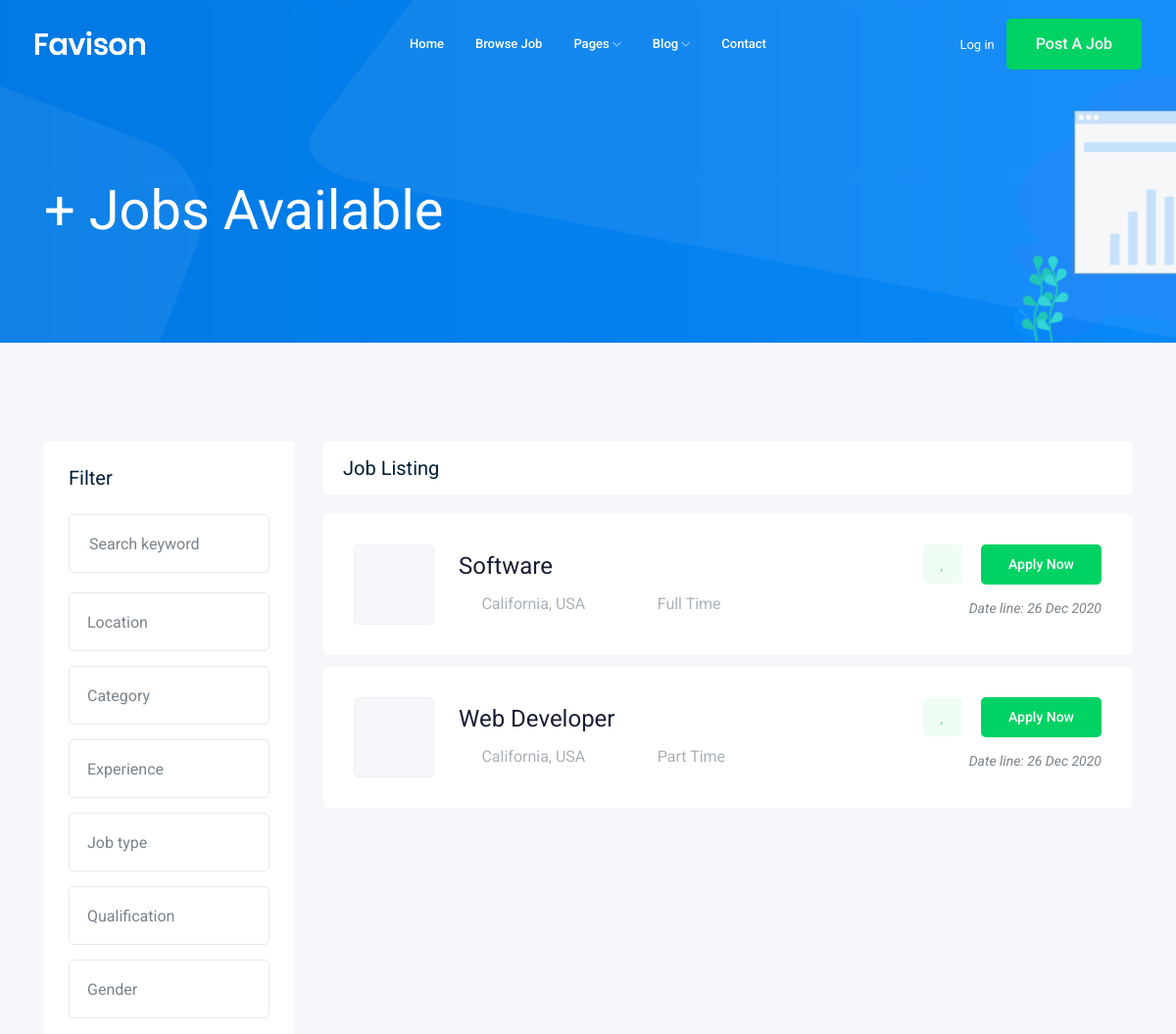
The page /Job/ (upper part) on the database as committed earlier.
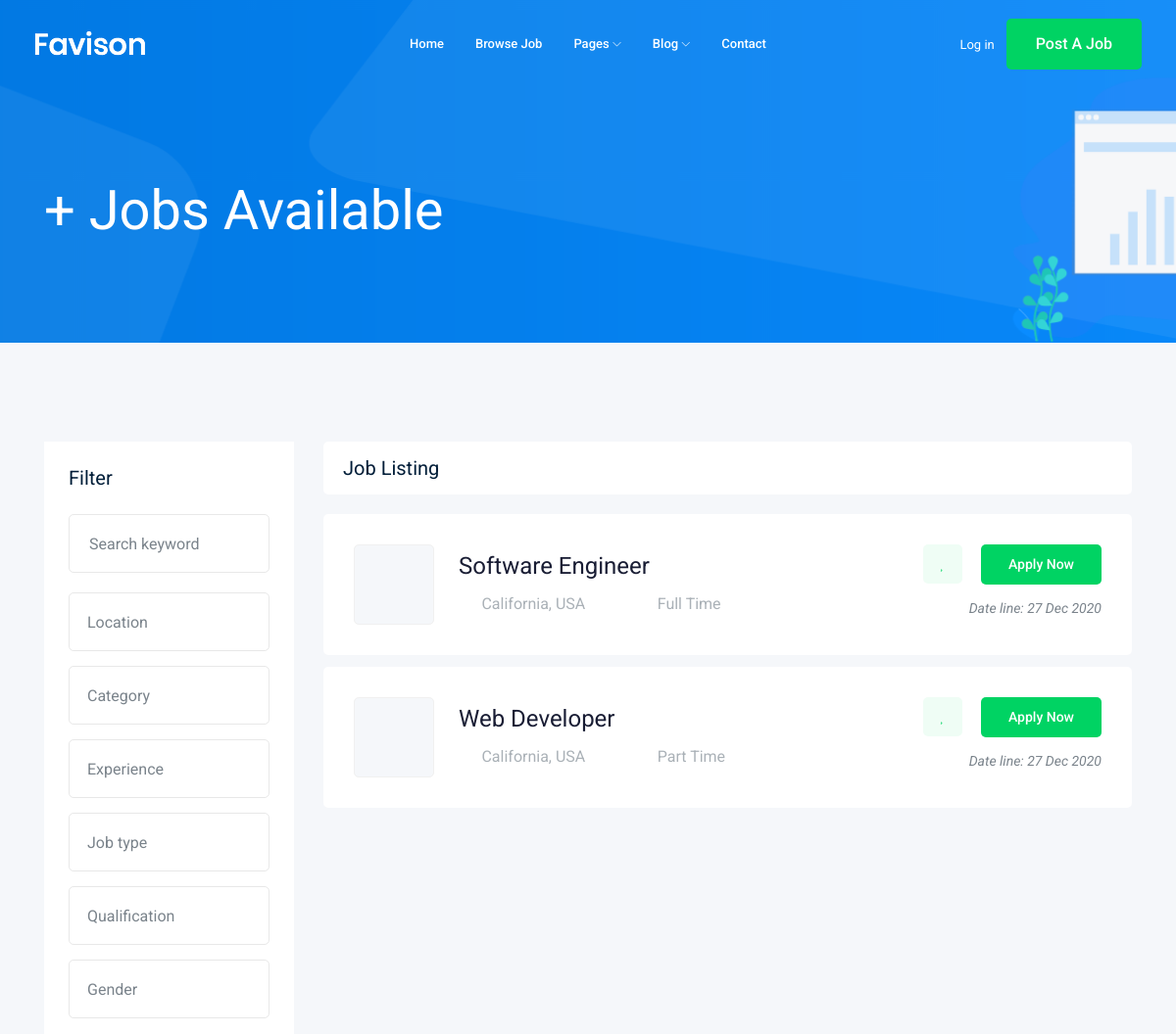
The same page on the database as committed later.
### Job/models.py (models this page shows, shortened)
class Job(models.Model): #table
    owner=models.ForeignKey(User,on_delete=models.CASCADE,related_name='job_owner')
    title= models.CharField(max_length=100)  #column
    job_type=models.CharField(max_length=15,choices=JOB_TYPE)
    description=models.TextField(max_length=1000)
    published_at=models.DateTimeField(auto_now=True)
    Vacancy=models.IntegerField(default=1)
    Salary=models.IntegerField(default=0)
    experience=models.IntegerField(default=1)
    category=models.ForeignKey('Category',on_delete=models.CASCADE)
    image=models.ImageField(upload_to=image_upload)
    slug=models.SlugField(null=True,blank=True)
    def __str__(self):
        return self.title

### Job/views.py (the view)
# urls.py: path('',views.Job_List,name='job_list'),
def Job_List(request):
    Job_List=Job.objects.all()
    paginator = Paginator(Job_List, 3)
    page_number = request.GET.get('page')
    page_obj = paginator.get_page(page_number)
    context={'Job':page_obj} #template name
    return render(request,'Job/Job_List.html',context)

### Job/templates/Job/Job_List.html (shortened to what the changed rows need)
{% extends 'base.html' %}
{% block body %}
    <div class="job_listing_area plus_padding">
        <div class="container">
            <div class="row">
                <div class="col-lg-9">
                    <div class="job_lists m-0">
                        <div class="row">
                            {% for job in Job %}
                            <div class="col-lg-12 col-md-12">
                                <div class="single_jobs white-bg d-flex justify-content-between">
                                    <div class="jobs_left d-flex align-items-center">
                                        <div class="thumb">
                                        </div>
                                        <div class="jobs_conetent">
                                            <a href="{% url 'jobs:job_detail' job.slug %}"><h4>{{ job }}</h4></a>
                                            <div class="links_locat d-flex align-items-center">
                                                <div class="location">
                                                    <p> <i class="fa fa-map-marker"></i> California, USA</p>
                                                </div>
                                                <div class="location">
                                                    <p> <i class="fa fa-clock-o"></i> {{ job.job_type }}</p>
                                                </div>
                                            </div>
                                        </div>
                                    </div>
                                    <div class="jobs_right">
                                        <div class="apply_now">
                                            <a class="heart_mark" href="#"> <i class="fa fa-heart"></i> </a>
                                            <a href="{% url 'jobs:job_detail' job.slug %}" class="boxed-btn3">Apply Now</a>
                                        </div>
                                        <div class="date">
                                            <p>Date line: {{ job.published_at|date:'d M Y' }}</p>
                                        </div>
                                    </div>
                                </div>
                            </div>
                            {% endfor %}
                        </div>
                    </div>
                </div>
            </div>
        </div>
    </div>
{% endblock %}

Rows that differ between the two databases and show on the page:
changed Job "Full Time": title "Software" → "Software Engineer"; published_at "26 Dec 2020" → "27 Dec 2020"
changed Job "Web Developer": published_at "26 Dec 2020" → "27 Dec 2020"
